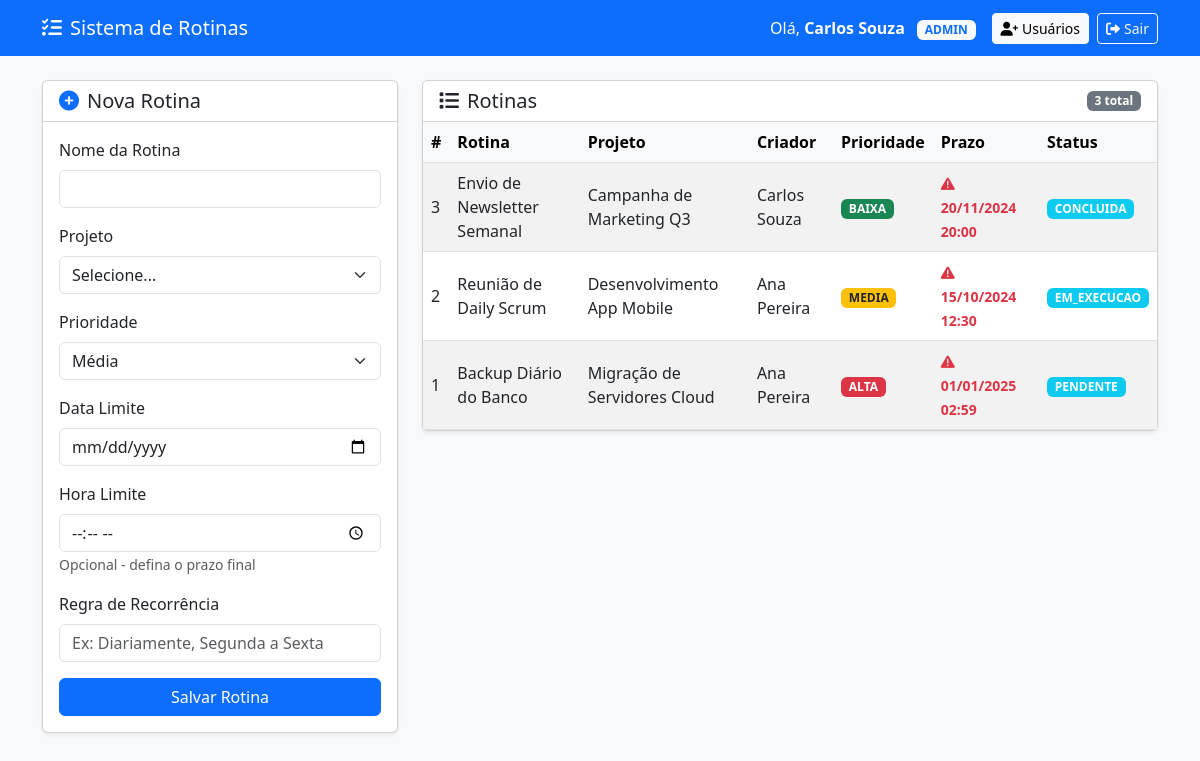
Page /php/interface.php (signed in) on the committed database.
### tables this page shows
CREATE TABLE `rotina` (
  `idRotina` int(11) NOT NULL,
  `idProjeto` int(11) NOT NULL,
  `idCriador` int(11) NOT NULL,
  `nome` varchar(255) NOT NULL,
  `dataHoraCriacao` datetime DEFAULT current_timestamp(),
  `dataConclusao` date DEFAULT NULL,
  `dataLimite` timestamp NULL DEFAULT NULL,
  `horaConclusao` time DEFAULT NULL,
  `recorrente` tinyint(1) DEFAULT 0,
  `recorrenciaRegra` varchar(255) DEFAULT NULL,
  `status` enum('PENDENTE','EM_EXECUCAO','CONCLUIDA','CANCELADA') NOT NULL DEFAULT 'PENDENTE',
  `prioridade` enum('BAIXA','MEDIA','ALTA') NOT NULL DEFAULT 'MEDIA',
  `ultimaModificacao` timestamp NOT NULL DEFAULT current_timestamp() ON UPDATE current_timestamp()
);

CREATE TABLE `projeto` (
  `idProjeto` int(11) NOT NULL,
  `idCriador` int(11) NOT NULL,
  `nome` varchar(255) NOT NULL
);

CREATE TABLE `usuario` (
  `idUsuario` int(11) NOT NULL,
  `idEmpresa` int(11) NOT NULL,
  `nome` varchar(255) NOT NULL,
  `cpf` varchar(14) NOT NULL,
  `email` varchar(255) NOT NULL,
  `senhaHash` varchar(255) NOT NULL,
  `nivel` enum('MASTER','ADMIN','FUNCIONARIO') NOT NULL,
  `status` enum('ATIVO','INATIVO','BLOQUEADO') NOT NULL DEFAULT 'ATIVO',
  `segredo2FA` varchar(255) DEFAULT NULL,
  `dataHoraInsercao` datetime DEFAULT current_timestamp()
);

### php/interface.php (the view, shortened to what this page needs)
<?php
require_once 'conexao.php';
$idEmpresa = $_SESSION['idEmpresa'];
$sqlListagem = "
    SELECT r.*, p.nome AS nome_projeto, u.nome AS nome_criador
    FROM Rotina r
    JOIN Projeto p ON r.idProjeto = p.idProjeto
    JOIN Usuario uc ON p.idCriador = uc.idUsuario
    JOIN Usuario u ON r.idCriador = u.idUsuario
    WHERE uc.idEmpresa = :idEmpresa
    ORDER BY r.dataHoraCriacao DESC
";
$stmt = $pdo->prepare($sqlListagem);
$stmt->execute([':idEmpresa' => $idEmpresa]);
$rotinas = $stmt->fetchAll(PDO::FETCH_ASSOC);
?>
<!DOCTYPE html>
<html lang="pt-br">
<head>
    <link href="https://cdn.jsdelivr.net/npm/bootstrap@5.3.0/dist/css/bootstrap.min.css" rel="stylesheet">
    <link href="https://cdnjs.cloudflare.com/ajax/libs/font-awesome/6.0.0/css/all.min.css" rel="stylesheet">
</head>
<body class="bg-light">
<nav class="navbar navbar-expand-lg navbar-dark bg-primary mb-4">
    <div class="container">
        <a class="navbar-brand" href="#"><i class="fas fa-tasks me-2"></i>Sistema de Rotinas</a>
        <div class="d-flex align-items-center">
            <span class="text-white me-3">
                Olá, <strong><?= $_SESSION['nome'] ?></strong>
                <span class="badge bg-light text-primary ms-2"><?= $_SESSION['nivel'] ?></span>
            </span>
            <?php if ($_SESSION['nivel'] == 'ADMIN' || $_SESSION['nivel'] == 'MASTER'): ?>
                <a href="cadastro_usuario.php" class="btn btn-light btn-sm me-2">
                    <i class="fas fa-user-plus me-1"></i>Usuários
                </a>
            <?php endif; ?>
            <a href="logout.php" class="btn btn-outline-light btn-sm">
                <i class="fas fa-sign-out-alt me-1"></i>Sair
            </a>
        </div>
    </div>
</nav>
<div class="container">
    <div class="row">
        <div class="col-md-4">
            <div class="card shadow-sm mb-4">
                <div class="card-header bg-white">
                    <h5 class="card-title mb-0">
                        <i class="fas fa-plus-circle text-primary me-2"></i>Nova Rotina
                    </h5>
                </div>
                <div class="card-body">
                    <form method="POST">
                        <div class="mb-3">
                            <label class="form-label">Nome da Rotina</label>
                            <input type="text" name="nome" class="form-control" required>
                        </div>
                        <div class="mb-3">
                            <label class="form-label">Projeto</label>
                            <select name="idProjeto" class="form-select" required>
                                <option value="">Selecione...</option>
                            </select>
                        </div>
                        <div class="mb-3">
                            <label class="form-label">Prioridade</label>
                            <select name="prioridade" class="form-select">
                                <option value="MEDIA" selected>Média</option>
                            </select>
                        </div>
                        <div class="mb-3">
                            <label class="form-label">Data Limite</label>
                            <input type="date" name="dataLimite" class="form-control">
                        </div>
                        <div class="mb-3">
                            <label class="form-label">Hora Limite</label>
                            <input type="time" name="horaLimite" class="form-control">
                            <small class="text-muted">Opcional - defina o prazo final</small>
                        </div>
                        <div class="mb-3">
                            <label class="form-label">Regra de Recorrência</label>
                            <input type="text" name="recorrencia" class="form-control" placeholder="Ex: Diariamente, Segunda a Sexta">
                        </div>
                        <div class="d-grid">
                            <button type="submit" class="btn btn-primary">Salvar Rotina</button>
                        </div>
                    </form>
                </div>
            </div>
        </div>
        <div class="col-md-8">
            <div class="card shadow-sm">
                <div class="card-header bg-white d-flex justify-content-between align-items-center">
                    <h5 class="card-title mb-0"><i class="fas fa-list me-2"></i>Rotinas</h5>
                    <span class="badge bg-secondary"><?= count($rotinas) ?> total</span>
                </div>
                <div class="table-responsive">
                    <table class="table table-hover table-striped mb-0">
                        <thead class="table-light">
                            <tr>
                                <th>#</th>
                                <th>Rotina</th>
                                <th>Projeto</th>
                                <th>Criador</th>
                                <th>Prioridade</th>
                                <th>Prazo</th>
                                <th>Status</th>
                            </tr>
                        </thead>
                        <tbody>
                        <?php if ($rotinas): ?>
                            <?php foreach ($rotinas as $r): ?>
                                <tr>
                                    <td><?= $r['idRotina'] ?></td>
                                    <td><?= htmlspecialchars($r['nome']) ?></td>
                                    <td><?= htmlspecialchars($r['nome_projeto']) ?></td>
                                    <td><?= htmlspecialchars($r['nome_criador']) ?></td>
                                    <td>
                                        <?php
                                            $class = [
                                                'ALTA' => 'bg-danger',
                                                'MEDIA' => 'bg-warning text-dark',
                                                'BAIXA' => 'bg-success'
                                            ][$r['prioridade']] ?? 'bg-secondary';
                                        ?>
                                        <span class="badge <?= $class ?>"><?= $r['prioridade'] ?></span>
                                    </td>
                                    <td>
                                        <?php if ($r['dataLimite']): ?>
                                            <?php
                                                $dataLimite = new DateTime($r['dataLimite']);
                                                $agora = new DateTime();
                                                $diff = $agora->diff($dataLimite);
                                                $diasRestantes = ($dataLimite > $agora) ? $diff->days : -$diff->days;
                                                if ($diasRestantes < 0) {
                                                    $prazoClass = 'text-danger fw-bold';
                                                    $prazoIcon = 'fa-exclamation-triangle';
                                                } elseif ($diasRestantes <= 2) {
                                                    $prazoClass = 'text-warning fw-bold';
                                                    $prazoIcon = 'fa-clock';
                                                } else {
                                                    $prazoClass = 'text-muted';
                                                    $prazoIcon = 'fa-calendar';
                                                }
                                            ?>
                                            <small class="<?= $prazoClass ?>">
                                                <i class="fas <?= $prazoIcon ?> me-1"></i>
                                                <?= $dataLimite->format('d/m/Y H:i') ?>
                                            </small>
                                        <?php else: ?>
                                            <small class="text-muted">Sem prazo</small>
                                        <?php endif; ?>
                                    </td>
                                    <td><span class="badge bg-info"><?= $r['status'] ?></span></td>
                                </tr>
                            <?php endforeach; ?>
                        <?php endif; ?>
                        </tbody>
                    </table>
                </div>
            </div>
        </div>
    </div>
</div>
</body>
</html>

### php/interface.php (style rules this page uses)
.table td { vertical-align: middle; }

### rows in the picture
rotina: idRotina "3", nome "Envio de Newsletter Semanal", idProjeto.nome "Campanha de Marketing Q3", idCriador.nome "Carlos Souza", prioridade "BAIXA", dataLimite "20/11/2024 20:00", status "CONCLUIDA"
rotina: idRotina "2", nome "Reunião de Daily Scrum", idProjeto.nome "Desenvolvimento App Mobile", idCriador.nome "Ana Pereira", prioridade "MEDIA", dataLimite "15/10/2024 12:30", status "EM_EXECUCAO"
rotina: idRotina "1", nome "Backup Diário do Banco", idProjeto.nome "Migração de Servidores Cloud", idCriador.nome "Ana Pereira", prioridade "ALTA", dataLimite "01/01/2025 02:59", status "PENDENTE"

### other values in the picture
$_SESSION['nome'] "Carlos Souza"
$_SESSION['nivel'] "ADMIN"
count($rotinas) "3"
